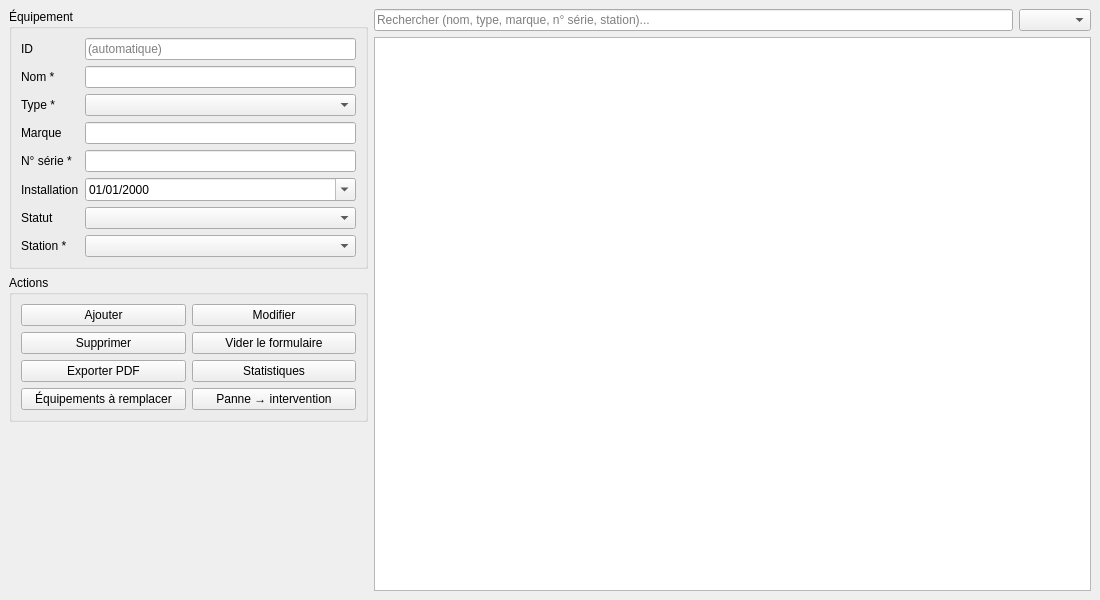
<?xml version="1.0" encoding="UTF-8"?>
<ui version="4.0">
 <class>EquipementWindow</class>
 <widget class="QMainWindow" name="EquipementWindow">
  <property name="geometry">
   <rect>
    <x>0</x>
    <y>0</y>
    <width>1100</width>
    <height>600</height>
   </rect>
  </property>
  <property name="windowTitle">
   <string>Smart Weather : Gestion des équipements</string>
  </property>
  <widget class="QWidget" name="centralwidget">
   <layout class="QHBoxLayout" name="layoutPrincipal" stretch="1,2">
    <item>
     <layout class="QVBoxLayout" name="layoutGauche">
      <item>
       <widget class="QGroupBox" name="gbFormulaire">
        <property name="title">
         <string>Équipement</string>
        </property>
        <layout class="QFormLayout" name="formLayout">
         <item row="0" column="0">
          <widget class="QLabel" name="lblId">
           <property name="text">
            <string>ID</string>
           </property>
          </widget>
         </item>
         <item row="0" column="1">
          <widget class="QLineEdit" name="leId">
           <property name="readOnly">
            <bool>true</bool>
           </property>
           <property name="placeholderText">
            <string>(automatique)</string>
           </property>
          </widget>
         </item>
         <item row="1" column="0">
          <widget class="QLabel" name="lblNom">
           <property name="text">
            <string>Nom *</string>
           </property>
          </widget>
         </item>
         <item row="1" column="1">
          <widget class="QLineEdit" name="leNom"/>
         </item>
         <item row="2" column="0">
          <widget class="QLabel" name="lblType">
           <property name="text">
            <string>Type *</string>
           </property>
          </widget>
         </item>
         <item row="3" column="0">
          <widget class="QLabel" name="lblMarque">
           <property name="text">
            <string>Marque</string>
           </property>
          </widget>
         </item>
         <item row="3" column="1">
          <widget class="QLineEdit" name="leMarque"/>
         </item>
         <item row="4" column="0">
          <widget class="QLabel" name="lblSerie">
           <property name="text">
            <string>N° série *</string>
           </property>
          </widget>
         </item>
         <item row="4" column="1">
          <widget class="QLineEdit" name="leSerie"/>
         </item>
         <item row="5" column="0">
          <widget class="QLabel" name="lblDate">
           <property name="text">
            <string>Installation</string>
           </property>
          </widget>
         </item>
         <item row="5" column="1">
          <widget class="QDateEdit" name="deInstallation">
           <property name="displayFormat">
            <string>dd/MM/yyyy</string>
           </property>
           <property name="calendarPopup">
            <bool>true</bool>
           </property>
          </widget>
         </item>
         <item row="6" column="0">
          <widget class="QLabel" name="lblStatut">
           <property name="text">
            <string>Statut</string>
           </property>
          </widget>
         </item>
         <item row="6" column="1">
          <widget class="QComboBox" name="cbStatut"/>
         </item>
         <item row="7" column="0">
          <widget class="QLabel" name="lblStation">
           <property name="text">
            <string>Station *</string>
           </property>
          </widget>
         </item>
         <item row="7" column="1">
          <widget class="QComboBox" name="cbStation"/>
         </item>
         <item row="2" column="1">
          <widget class="QComboBox" name="cbType"/>
         </item>
        </layout>
       </widget>
      </item>
      <item>
       <widget class="QGroupBox" name="gbActions">
        <property name="title">
         <string>Actions</string>
        </property>
        <layout class="QGridLayout" name="gridActions">
         <item row="0" column="0">
          <widget class="QPushButton" name="btnAjouter">
           <property name="text">
            <string>Ajouter</string>
           </property>
          </widget>
         </item>
         <item row="0" column="1">
          <widget class="QPushButton" name="btnModifier">
           <property name="text">
            <string>Modifier</string>
           </property>
          </widget>
         </item>
         <item row="1" column="0">
          <widget class="QPushButton" name="btnSupprimer">
           <property name="text">
            <string>Supprimer</string>
           </property>
          </widget>
         </item>
         <item row="1" column="1">
          <widget class="QPushButton" name="btnVider">
           <property name="text">
            <string>Vider le formulaire</string>
           </property>
          </widget>
         </item>
         <item row="2" column="0">
          <widget class="QPushButton" name="btnExportPdf">
           <property name="text">
            <string>Exporter PDF</string>
           </property>
          </widget>
         </item>
         <item row="2" column="1">
          <widget class="QPushButton" name="btnStats">
           <property name="text">
            <string>Statistiques</string>
           </property>
          </widget>
         </item>
         <item row="3" column="0">
          <widget class="QPushButton" name="btnSante">
           <property name="text">
            <string>Équipements à remplacer</string>
           </property>
          </widget>
         </item>
         <item row="3" column="1">
          <widget class="QPushButton" name="btnIntervention">
           <property name="text">
            <string>Panne → intervention</string>
           </property>
          </widget>
         </item>
        </layout>
       </widget>
      </item>
      <item>
       <spacer name="spacerGauche">
        <property name="orientation">
         <enum>Qt::Orientation::Vertical</enum>
        </property>
        <property name="sizeHint" stdset="0">
         <size>
          <width>0</width>
          <height>0</height>
         </size>
        </property>
       </spacer>
      </item>
     </layout>
    </item>
    <item>
     <layout class="QVBoxLayout" name="layoutDroite">
      <item>
       <layout class="QHBoxLayout" name="layoutRecherche">
        <item>
         <widget class="QLineEdit" name="leRecherche">
          <property name="placeholderText">
           <string>Rechercher (nom, type, marque, n° série, station)...</string>
          </property>
          <property name="clearButtonEnabled">
           <bool>true</bool>
          </property>
         </widget>
        </item>
        <item>
         <widget class="QComboBox" name="cbTri"/>
        </item>
       </layout>
      </item>
      <item>
       <widget class="QTableView" name="tblEquipement"/>
      </item>
     </layout>
    </item>
   </layout>
  </widget>
 </widget>
 <resources/>
 <connections/>
</ui>
